Frame 1 (no input): blank canvas, image omitted
Frame 60 (no input): blank canvas, image omitted
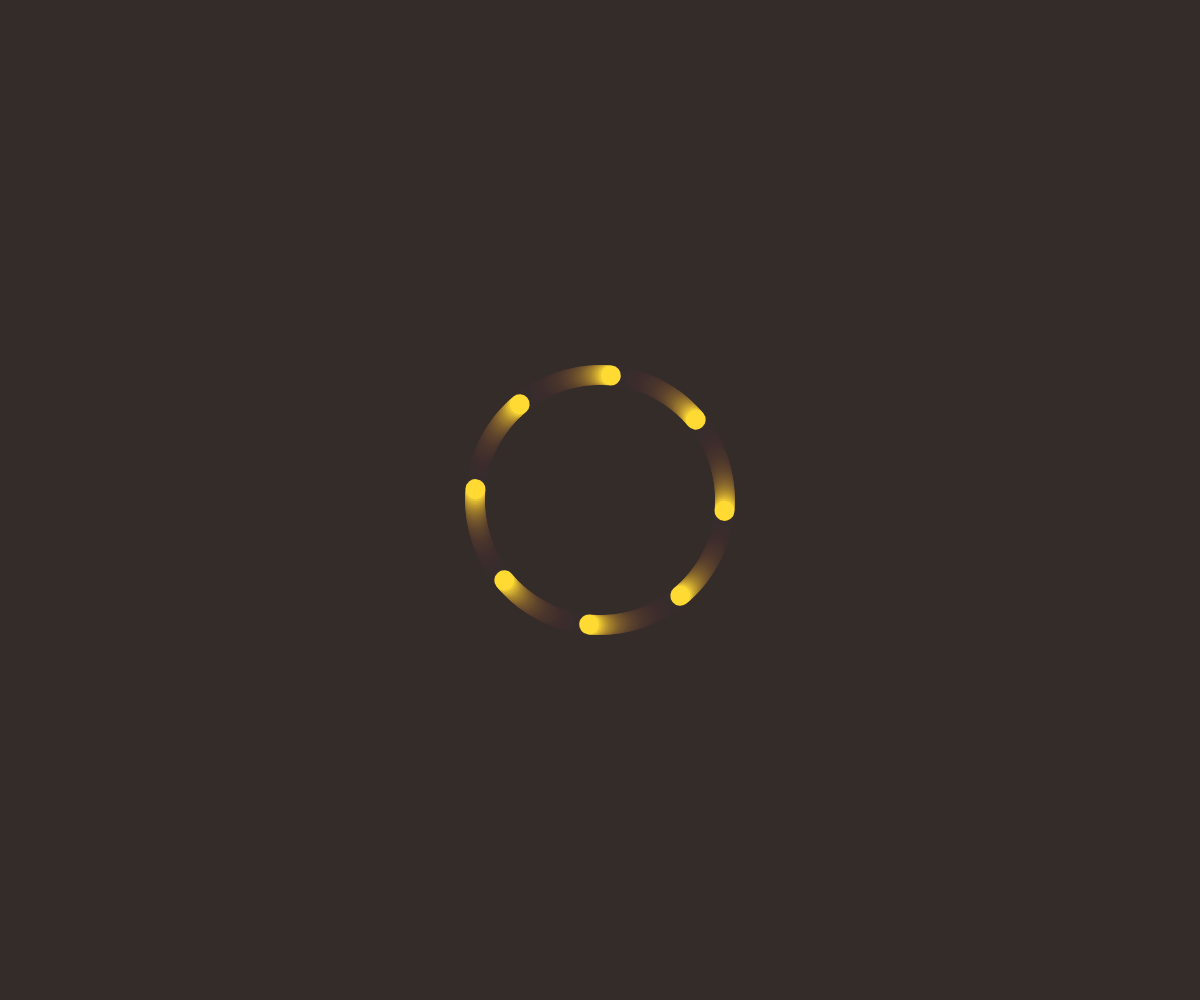
Frame 120 (the mouse pressed at the canvas centre since frame 60)

The p5.js sketch whose frames 1 and 60 were blank and that drew this single picture after the mouse press (run headless with seeded random() and noise() and a simulated clock; from frame 60 on, the mouse is pressed at the canvas centre):

// p5.js sketch
// ── sketch.js
let shapes = []; // This will store all the rotating shapes we create.

function setup() {
  createCanvas(windowWidth, windowHeight); // Make the canvas the size of the browser window.
  colorMode(HSB, 360, 100, 100, 100); // Use HSB color mode for easy gradients.
  background(20, 20, 20); // Start with a dark background.
}

function draw() {
  // The background has some transparency to leave trails of previous frames.
  background(20, 20, 20, 10);

  // Go through all the shapes and make them rotate and show up on the canvas.
  shapes.forEach((shape) => {
    shape.update(); // Make the shape rotate a bit.
    shape.display(); // Draw the shape on the screen.
  });
}

function mousePressed() {
  // Add a new rotating shape at the mouse position when you click.
  shapes.push(new RotatingShape(mouseX, mouseY));
}

// This is a blueprint for the rotating shapes.
class RotatingShape {
  constructor(x, y) {
    this.x = x; // The x position of the shape.
    this.y = y; // The y position of the shape.
    this.rotation = random(TWO_PI); // Start the shape at a random angle.
    this.speed = random(0.01, 0.05); // How fast it rotates (a small random speed).
    this.radius = random(50, 150); // How far the small circles are from the center.
    this.numShapes = int(random(6, 12)); // How many small circles to draw in the pattern.
    this.colorOffset = random(360); // Random start point for the color gradient.
  }

  update() {
    this.rotation += this.speed; // Slowly rotate the shape over time.
  }

  display() {
    push(); // Save the current canvas settings.

    // Move to where the shape should be and rotate it.
    translate(this.x, this.y); 
    rotate(this.rotation);

    // Loop through and draw the small circles around the center.
    for (let i = 0; i < this.numShapes; i++) {
      let angle = (TWO_PI / this.numShapes) * i; // Spread the circles evenly in a circle.
      let x = cos(angle) * this.radius; // X position of each small circle.
      let y = sin(angle) * this.radius; // Y position of each small circle.

      // Pick a color that changes with time for a gradient effect.
      let gradientColor = color((frameCount + this.colorOffset) % 360, 80, 100);
      fill(gradientColor); // Fill the small circles with this color.
      noStroke(); // Don't draw outlines around the circles.

      ellipse(x, y, 20, 20); // Draw the small circle.
    }
    pop(); // Restore the canvas settings so the next shape isn't affected.
  }
}

// ── style.css
body {
    font-family: Arial, sans-serif;
    text-align: center;
    background-color: #f0f0f0;
    margin: 0;
    padding: 0;
}

h1 {
    color: #333;
    margin-top: 20px;
}

#canvas-container {
    display: flex;
    justify-content: center;
    align-items: flex-start; /* Align canvas container to the top of the page */
    height: 0vh; /* Adjust the height to make the canvas take up less space vertically */
    width: 20%; /* Adjust the width to 80% of the page's width */
    margin-top: 10px; /* Add some margin above the canvas */
    margin-left: auto; /* Center the container horizontally */
    margin-right: auto; /* Center the container horizontally */
}
